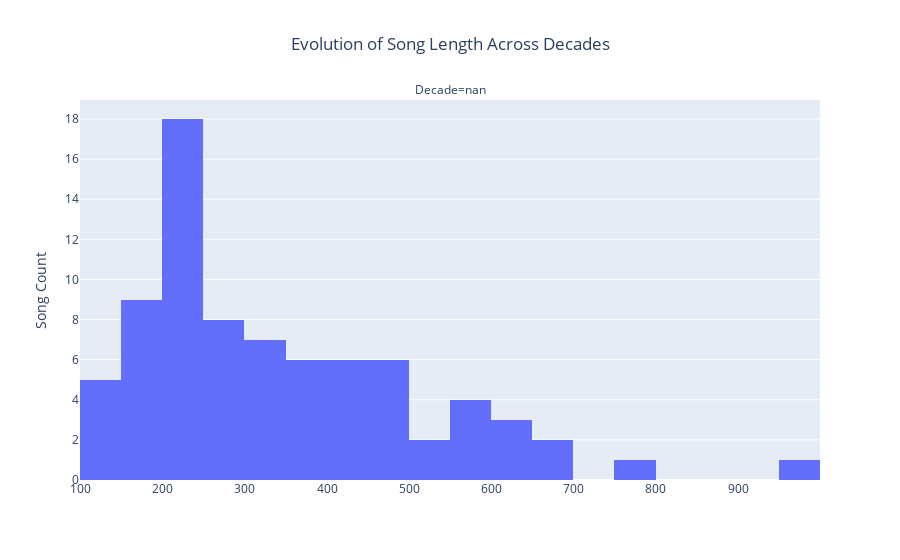

The code cell stored with this chart in its notebook:
### Code cell
%pip install plotly
import matplotlib.pyplot as plt
import seaborn as sns
import pandas as pd
import numpy as np
import plotly.express as px

# Convert 'Decade' to a categorical type with specific order
decade_order = [
    "Late 1940s", "Early 1950s", "Late 1950s", "Early 1960s", "Late 1960s",
    "Early 1970s", "Late 1970s", "Early 1980s", "Late 1980s"
]
full_word_count_decade['Decade'] = pd.Categorical(full_word_count_decade['Decade'], categories=decade_order, ordered=True)

# Convert to an interactive plot using Plotly
fig = px.histogram(
    full_word_count_decade, 
    x="num_words", 
    facet_col="Decade", 
    facet_col_wrap=3, 
    color="Song_c", 
    nbins=30, 
    title="Evolution of Song Length Across Decades"
)
fig.update_layout(
    xaxis_title=None, 
    yaxis_title="Song Count", 
    title_x=0.5, 
    showlegend=False
)
fig.show()

### Figure 1 — Plotly figure (JSON) as saved in the notebook; plotly's stock layout.template omitted (floating-point values rounded to 4 significant figures)
{"data": [{"alignmentgroup": "True", "bingroup": "x", "hovertemplate": "Song_c=1<br>Decade=nan<br>num_words=%{x}<br>count=%{y}<extra></extra>", "legendgroup": "1", "marker": {"color": "#636efa", "pattern": {"shape": ""}}, "name": "1", "nbinsx": 30, "offsetgroup": "1", "orientation": "v", "showlegend": true, "type": "histogram", "x": [460, 378, 574, 160, 211, 600, 212, 212, 255, 152, 755, 574, 127, 420, 640, 172, 192, 208, 332, 414, 575, 452, 402, 288, 448, 246, 402, 290, 138, 315, 169, 514, 237, 123, 582, 217, 204, 213, 206, 482, 442, 462, 214, 538, 672, 992, 227, 374, 347, 217, 226, 488, 320, 280, 696, 334, 192, 192, 258, 358, 164, 283, 191, 468, 225, 124, 612, 310, 226, 370, 298, 366, 392, 310, 230, 246, 262, 131], "xaxis": "x", "yaxis": "y"}], "layout": {"annotations": [{"font": {}, "showarrow": false, "text": "Decade=nan", "x": 0.5, "xanchor": "center", "xref": "paper", "y": 1, "yanchor": "bottom", "yref": "paper"}], "barmode": "relative", "legend": {"title": {"text": "Song_c"}, "tracegroupgap": 0}, "showlegend": false, "title": {"text": "Evolution of Song Length Across Decades", "x": 0.5}, "xaxis": {"anchor": "y", "domain": [0, 1], "title": {}}, "yaxis": {"anchor": "x", "domain": [0, 1], "title": {"text": "Song Count"}}}}
